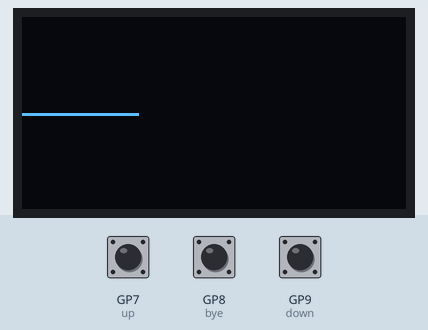
The program below on a simulated Raspberry Pi Pico running MicroPython. Shown: 128×64 one-colour display. Inputs (shaded band) come from the test bench; at power-on: GP7 (up) HIGH, GP9 (down) HIGH, GP8 (bye) HIGH.

Above: at 1.2 s.
1.3 s: GP7 (up) pulled LOW for 0.15 s
At 1.74 s:
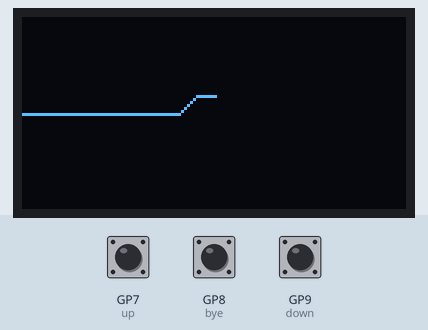
2.0 s: GP9 (down) pulled LOW for 3.2 s
At 2.36 s:
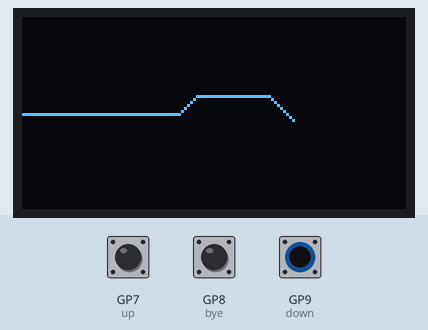
5.8 s: GP7 (up) pulled LOW for 1 s
At 6.41 s:
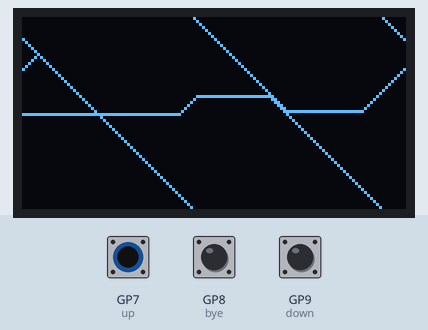
7.4 s: GP9 (down) pulled LOW for 0.15 s
At 7.73 s:
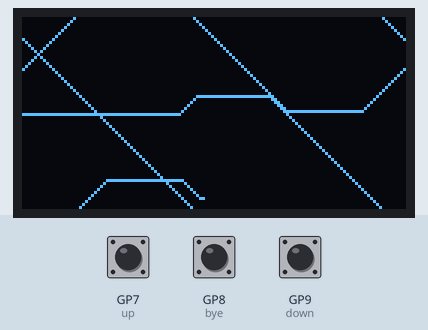
Timing chart, 0 to 9.1 s (numbered marks = the images above; inputs shaded):
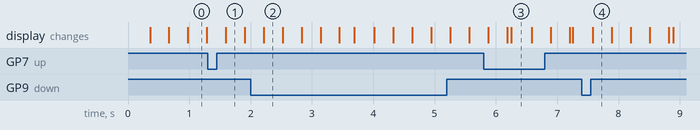

The program:

1-3_Rate.py
```python
from machine import Pin, I2C
from ssd1306 import SSD1306_I2C

down = Pin(9, Pin.IN, Pin.PULL_UP)	# SW0
bye = Pin(8, Pin.IN, Pin.PULL_UP)	# SW1
up = Pin(7, Pin.IN, Pin.PULL_UP)	# SW2

i2c = I2C(1, scl=Pin(15), sda=Pin(14), freq=400000)
oled_width = 128
oled_height = 64
oled = SSD1306_I2C(oled_width, oled_height, i2c)

x = 0
y = oled_height // 2				# setting dimensions, // 2 cuts height in half

# Get Set READY!
oled.fill(0)
oled.show()
while True:
    oled.pixel(x, y, 1)				# Draws a line starting from left side of screen and line is in the middle
    oled.show()						# Displays line
    x += 1							# Drags the line lika worm (from 0 to 128)

    if x >= oled_width:
        x = 0						# Goes back to the start when it exceeds 128px
    elif up() == 0:					# press sw2, line go up by 1px (minus because 0 is top of the screen)
        y -= 1
        if y < 0:
            y = oled_height			# If it goes below 0 it starts from the bottom
    elif down() == 0:
        y += 1						# press sw0, line go down (plus because 64 locates at the bottom)
        if y >= oled_height:
            y = 0					# if it exceeds 64px then it starts from the top
    elif bye() == 0:
        byebye()
        x = 0
        y = oled_height // 2		# sets it back to start otherwise it keeps running like a bug
```
